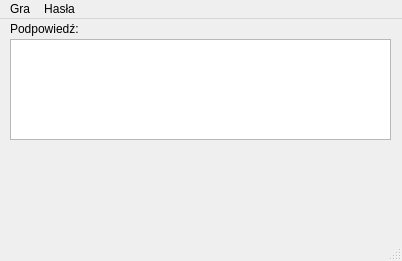
<?xml version="1.0" encoding="UTF-8"?>
<ui version="4.0">
 <class>OknoGlowne</class>
 <widget class="QMainWindow" name="OknoGlowne">
  <property name="geometry">
   <rect>
    <x>0</x>
    <y>0</y>
    <width>402</width>
    <height>261</height>
   </rect>
  </property>
  <property name="minimumSize">
   <size>
    <width>402</width>
    <height>261</height>
   </size>
  </property>
  <property name="maximumSize">
   <size>
    <width>402</width>
    <height>261</height>
   </size>
  </property>
  <property name="baseSize">
   <size>
    <width>402</width>
    <height>261</height>
   </size>
  </property>
  <property name="windowTitle">
   <string>OknoGlowne</string>
  </property>
  <widget class="QWidget" name="centralWidget">
   <widget class="QTableWidget" name="TablicaLiter">
    <property name="geometry">
     <rect>
      <x>10</x>
      <y>20</y>
      <width>381</width>
      <height>101</height>
     </rect>
    </property>
    <property name="editTriggers">
     <set>QAbstractItemView::NoEditTriggers</set>
    </property>
    <property name="showDropIndicator" stdset="0">
     <bool>false</bool>
    </property>
    <property name="dragDropOverwriteMode">
     <bool>false</bool>
    </property>
    <property name="columnCount">
     <number>18</number>
    </property>
    <attribute name="horizontalHeaderVisible">
     <bool>false</bool>
    </attribute>
    <attribute name="horizontalHeaderDefaultSectionSize">
     <number>21</number>
    </attribute>
    <attribute name="horizontalHeaderMinimumSectionSize">
     <number>21</number>
    </attribute>
    <attribute name="verticalHeaderVisible">
     <bool>false</bool>
    </attribute>
    <attribute name="verticalHeaderDefaultSectionSize">
     <number>20</number>
    </attribute>
    <attribute name="verticalHeaderMinimumSectionSize">
     <number>20</number>
    </attribute>
    <column/>
    <column/>
    <column/>
    <column/>
    <column/>
    <column/>
    <column/>
    <column/>
    <column/>
    <column/>
    <column/>
    <column/>
    <column/>
    <column/>
    <column/>
    <column/>
    <column/>
    <column/>
   </widget>
   <widget class="QLabel" name="labelPodpowiedz">
    <property name="geometry">
     <rect>
      <x>10</x>
      <y>-1</y>
      <width>381</width>
      <height>21</height>
     </rect>
    </property>
    <property name="text">
     <string>Podpowiedź:</string>
    </property>
   </widget>
  </widget>
  <widget class="QMenuBar" name="menuBar">
   <property name="geometry">
    <rect>
     <x>0</x>
     <y>0</y>
     <width>402</width>
     <height>21</height>
    </rect>
   </property>
   <widget class="QMenu" name="menuGra">
    <property name="title">
     <string>Gra</string>
    </property>
    <addaction name="actionNowa"/>
    <addaction name="actionWyjdz"/>
   </widget>
   <widget class="QMenu" name="menuHasla">
    <property name="title">
     <string>Hasła</string>
    </property>
    <addaction name="actionUtw_rz"/>
    <addaction name="actionWczytaj"/>
   </widget>
   <addaction name="menuGra"/>
   <addaction name="menuHasla"/>
  </widget>
  <widget class="QStatusBar" name="statusBar"/>
  <action name="actionNowa">
   <property name="text">
    <string>Nowa</string>
   </property>
  </action>
  <action name="actionWyjdz">
   <property name="text">
    <string>Wyjdź</string>
   </property>
  </action>
  <action name="actionWczytaj">
   <property name="text">
    <string>Wczytaj</string>
   </property>
  </action>
  <action name="actionUtw_rz">
   <property name="text">
    <string>Utwórz</string>
   </property>
  </action>
 </widget>
 <layoutdefault spacing="6" margin="11"/>
 <resources/>
 <connections>
  <connection>
   <sender>actionWyjdz</sender>
   <signal>triggered()</signal>
   <receiver>OknoGlowne</receiver>
   <slot>close()</slot>
   <hints>
    <hint type="sourcelabel">
     <x>-1</x>
     <y>-1</y>
    </hint>
    <hint type="destinationlabel">
     <x>199</x>
     <y>149</y>
    </hint>
   </hints>
  </connection>
 </connections>
 <slots>
  <slot>wyswietlPliki()</slot>
 </slots>
</ui>
